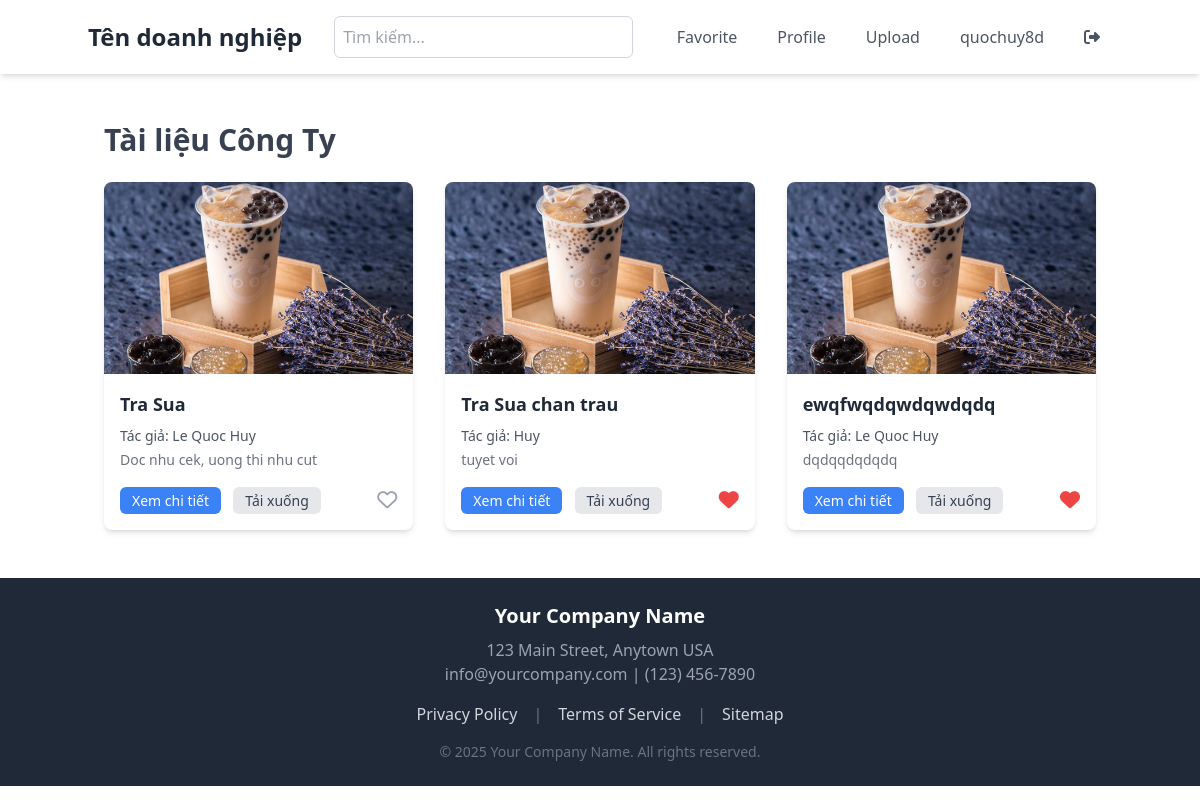
Screenshot of / (signed in) with the database file from the repository.
### app/models.py (models this page shows, shortened)
class Document(models.Model):
    title = models.CharField(max_length=255, blank=True)
    author = models.CharField(max_length=255, blank=True)
    description = models.TextField(blank=True)
    image = models.ImageField(upload_to='data/images/')
    document = models.FileField(upload_to='data/documents/')
    uploaded_at = models.DateTimeField(auto_now_add=True)
    favorited_by = models.ManyToManyField(User, related_name='favorite_documents', blank=True)

### app/views.py (the view)
# urls.py: path('', HomePage, name='home'),
def HomePage(request):
  documents = Document.objects.all()
  context = {
    'documents': documents
  }
  return render(request, 'HomePage.html', context)

### app/templates/HomePage.html (shortened to what this page needs)
{% extends 'Base.html' %}
{% load static %}
{% block content %}
    {% include 'components/HomeContent.html' %}
{% endblock %}

### app/templates/components/layout/Navbar.html (shortened to what this page needs)
{% load static %}
<nav class="bg-white p-4 shadow-md">
    <div class="container mx-auto flex justify-between items-center">
        <a href="{% url 'home' %}" class="text-2xl font-bold text-gray-800 mr-8">Tên doanh nghiệp</a>
        {% if user.is_authenticated %}
        <div class="hidden md:flex flex-grow max-w-md relative">
            <input type="text" id="search-input" placeholder="Tìm kiếm..." class="w-full p-2 border border-gray-300 rounded-md focus:outline-none focus:ring-2 focus:ring-blue-500">
        </div>
        {% endif %}
        <div class="hidden md:flex space-x-4 ml-8">
            {% if user.is_authenticated %}
                <a href="{% url 'favorites' %}" class="text-gray-600 hover:text-gray-800 px-3 py-2 rounded-md hover:bg-gray-100 transition duration-300">Favorite</a>
                <a href="{% url 'profile' %}" class="text-gray-600 hover:text-gray-800 px-3 py-2 rounded-md hover:bg-gray-100 transition duration-300">Profile</a>
                <a href="{% url 'upload' %}" class="text-gray-600 hover:text-gray-800 px-3 py-2 rounded-md hover:bg-gray-100 transition duration-300">Upload</a>
                <a href="#" class="text-gray-600 hover:text-gray-800 px-3 py-2 rounded-md hover:bg-gray-100 transition duration-300">{{ user.username }}</a>
                <a href="{% url 'logout' %}" class="text-gray-600 hover:text-gray-800 px-3 py-2 rounded-md hover:bg-gray-100 transition duration-300"><i class="fas fa-sign-out-alt"></i></a>
            {% else %}
                <a href="{% url 'login' %}" class="text-gray-600 hover:text-gray-800 px-3 py-2 rounded-md hover:bg-gray-100 transition duration-300">Login</a>
            {% endif %}
        </div>
    </div>
</nav>

### app/templates/components/HomeContent.html (shortened to what this page needs)
{% load static %}
<div class="container mx-auto mt-8 p-4">
    <h1 class="text-3xl font-semibold text-gray-700 mb-6">Tài liệu Công Ty</h1>
    <div id="document-grid" class="grid grid-cols-1 sm:grid-cols-2 lg:grid-cols-3 xl:grid-cols-4 gap-8">
        {% if not user.is_authenticated %}
        <div class="bg-white rounded-lg shadow-md overflow-hidden hover:shadow-xl transition-shadow duration-300">
            <img src="{% static 'images/no-login.png' %}" alt="Login Required" class="w-30 h-30 object-cover">
            <div class="p-4">
                <h3 class="text-lg font-bold text-gray-800 mb-2">Please <a href="{% url 'login' %}" class="text-blue-500 hover:underline">log in</a> to view documents.</h3>
            </div>
        </div>
        {% else %}
            {% for document in documents %}
                <div class="bg-white rounded-lg shadow-md overflow-hidden hover:shadow-xl transition-shadow duration-300">
                    <img src="{{ document.image.url }}" alt="Document Image" class="w-full h-48 object-cover">
                    <div class="p-4">
                        <h3 class="text-lg font-bold text-gray-800 mb-2">{{ document.title }}</h3>
                        <p class="text-sm text-gray-600 mb-1">Tác giả: {{ document.author }}</p>
                        <p class="text-sm text-gray-500 mb-4">{{ document.description }}</p>
                        <div class="flex justify-between items-center">
                            <div class="space-x-2">
                                <a href="{% url 'document-detail' document.id %}" class="text-white bg-blue-500 hover:bg-blue-600 px-3 py-1 rounded-md text-sm transition duration-300">Xem chi tiết</a>
                                <a href="{{ document.document.url }}" download class="text-gray-700 bg-gray-200 hover:bg-gray-300 px-3 py-1 rounded-md text-sm transition duration-300">Tải xuống</a>
                            </div>
                            <a href="{% url 'toggle-favorite' document.id %}" class="text-gray-400 hover:text-red-500 transition duration-300">
                                {% if request.user in document.favorited_by.all %}
                                    <i class="fas fa-heart text-red-500 text-xl"></i>
                                {% else %}
                                    <i class="far fa-heart text-xl"></i>
                                {% endif %}
                            </a>
                        </div>
                    </div>
                </div>
            {% endfor %}
        {% endif %}
    </div>
</div>

### rows the page displays
Document: image (picture), title "Tra Sua", author "Le Quoc Huy", description "Doc nhu cek, uong thi nhu cut"
Document: image (picture), title "Tra Sua chan trau", author "Huy", description "tuyet voi"
Document: image (picture), title "ewqfwqdqwdqwdqdq", author "Le Quoc Huy", description "dqdqqdqdqdq"

### other values shown
{{ user.username }} "quochuy8d"
